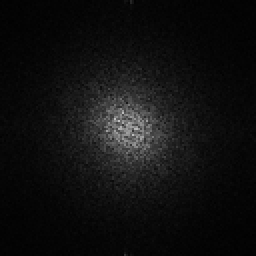
%> input picture MatlabWorkspace5Edition/Chapter 8/sand.png, 128 x 128 px, shrunk from 256 x 256 before the run (shown 2 times larger)
$ octave Chapter8.m   (GNU Octave 9; MATLAB toolbox functions it lacks are replaced by stand-ins)
%> lines starting %> are read from the running program, lines starting %| are printed output that depends on the picture
### MatlabWorkspace5Edition/Chapter 8/normalise_coeffs.m
function normed=normalise_coeffs(pic)
%get size of picture
[rows,cols]=size(pic);
%sum up coefficients
sum=0;
for x=1:cols
    for y=1:rows
        %except d.c.
        if x~=1&&y~=1
           sum=sum+abs(pic(y,x))*abs(pic(y,x));
        end
    end
end
normed=abs(pic)/sqrt(sum);
end

### MatlabWorkspace5Edition/Chapter 8/calc_entropy.m
function entropy=calc_entropy(pic)
%get size of picture
[rows,cols]=size(pic);
%sum up entropy
entropy=0;
for x=1:cols
    for y=1:rows
        if pic(y,x)~=0
            entropy=entropy+pic(y,x)*log(pic(y,x));
        end
    end
end

### MatlabWorkspace5Edition/Chapter 8/calc_inertia.m
function inertia=calc_inertia(pic)
%get size of picture
[rows,cols]=size(pic);
%sum up energy
inertia=0;
for x=1:cols
    for y=1:rows
        inertia=inertia+(x-y)*(x-y)*pic(y,x);
    end
end

### MatlabWorkspace5Edition/Chapter 8/calc_energy.m
function energy=calc_energy(pic)
%get size of picture
[rows,cols]=size(pic);
%sum up energy
energy=0;
for x=1:cols
    for y=1:rows
        energy=energy+pic(y,x)*pic(y,x);
    end
end

### MatlabWorkspace5Edition/Chapter 8/uniform_lbp.m
function codes = uniform_lbp(image, dirs, rad)
%Generate uniform (scale and rotation invariant) LBP codes
%
%  Usage: [new image] = uniform_lbp(image,dist,dirs)
%
%  Parameters:  image - array of points
%               rad  - R in 8.21 (e.g. 2)
%               dirs  - P in 8.21 (e.g. 8)

%get dimensions
[rows,cols]=size(image);
%clear output
codes(1:rows,1:cols)=0;

for x = rad+1:cols-rad-1 %address all columns except border
    for y = rad+1:rows-rad-1 %address all rows except border
        counter=0; %initialise i
        code_p=0;  %and temporary summation
        for theta = 0:2*pi/dirs:2*pi*(1-1/dirs) %angles in radians
            xc=round(x+rad*cos(theta));
            yc=round(y+rad*sin(theta));
            if image(yc,xc)>image(y,x) %eq 8.19
                code_p(counter+1)=1; %generate points
            else
                code_p(counter+1)=0; %point 0
            end
            counter=counter+1; %increment i
        end
        zero_crossings=0; %eq 8.24
        for i=1:counter-1 %now count the zero crossings
            if code_p(i)~=code_p(i+1)
                zero_crossings=zero_crossings+1;
            end
        end %and check start to end transition
        if code_p(1)~=code_p(counter)
            zero_crossings=zero_crossings+1;
        end
        if zero_crossings<3 %eq 8.25
            codes(y,x)=0;
            for i=1:counter %sum up the set bits
                codes(y,x)=codes(y,x)+code_p(i);
            end
        else
            codes(y,x)=9; %defaults to no code
        end
    end
end

### MatlabWorkspace5Edition/Chapter 8/calc_hist.m
function histo=calc_hist(pic)
%to get round Matlab's crap histogram functions for LBP
%get size of picture
[rows,cols]=size(pic);

histo(1:10)=0;
for x=1:cols
    for y=1:rows
        histo(pic(y,x)+1)=histo(pic(y,x)+1)+1;
    end
end


### MatlabWorkspace5Edition/Chapter 8/shift.m
function shifted = shift(image,shift_x,shift_y)
%Shifts an image horizontally and vertically, and wraps round
%
%  Usage: [new image] = shift_y(image,amount x axis, amount y axis)
%
%  Parameters: image      - array of points
%              shift_x    - amount of x shift
%              shift_y    - amount of y shift

%get dimensions
[rows,cols]=size(image);

%and shift it (with side to side and top to bottom wrap around)
for x=1:cols %% along the horizontal axis
    for y=1:rows %% down the vertical axis
        shifted(y,x)=image(mod(y+shift_y-1,rows)+1,mod(x+shift_x-1,cols)+1);
    end
end

### MatlabWorkspace5Edition/Chapter 8/basic_texture.m
function measures=basic_texture(pic)
measures(1:3)=0;
Fpic=fft2(pic);
normFpic=normalise_coeffs(Fpic);
%entropy
measures(1)=calc_entropy(normFpic);
%inertia
measures(2)=calc_inertia(normFpic);
%energy
measures(3)=calc_energy(normFpic);
end


### MatlabWorkspace5Edition/Chapter 8/Chapter8.m
sand=imread('sand.png');
%> sand is the input picture: size 128x128 uint8; min 1, max 196, mean 16
sand=double(sand(:,:,1));
%> sand: size 128x128 double
colormap(gray);
a(1:3,1)=basic_texture(sand);
%> after the loop in normalise_coeffs, `for x=1:cols`: sum = 4.87e+10
%> after the loop in calc_entropy, `for x=1:cols`: entropy = -278.3
%> after the loop in calc_inertia, `for x=1:cols`: inertia = 207692.5
%> after the loop in calc_energy, `for x=1:cols`: energy = 3.83
canvas=imread('canvas.png');
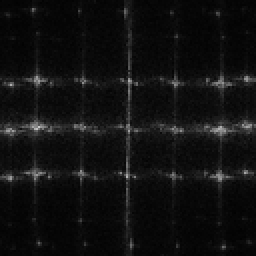
%> input picture MatlabWorkspace5Edition/Chapter 8/canvas.png, 128 x 128 px, shrunk from 256 x 256 before the run (shown 2 times larger)
%> canvas is the input picture: size 128x128 uint8; min 2, max 200, mean 16.5
canvas=double(canvas(:,:,1));
%> canvas: size 128x128 double
a(1:3,2)=basic_texture(canvas);
canvas_detail=imread('canvas_detail.png');
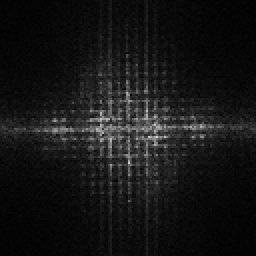
%> input picture MatlabWorkspace5Edition/Chapter 8/canvas_detail.png, 128 x 128 px, shrunk from 256 x 256 before the run (shown 2 times larger)
%> canvas_detail is the input picture: size 128x128 uint8; min 0, max 209, mean 21.9
canvas_detail=double(canvas_detail(:,:,1));
%> canvas_detail: size 128x128 double
a(1:3,3)=basic_texture(canvas_detail);
d=imread('d20.bmp');
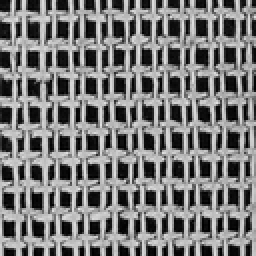
%> input picture MatlabWorkspace5Edition/Chapter 8/d20.bmp, 128 x 128 px, shrunk from 256 x 256 before the run (shown 2 times larger)
%> d is the input picture: size 128x128 uint8; min 0, max 235, mean 121
d=double(d(:,:,1));
%> d: size 128x128 double
au=uniform_lbp(d,8,1);
%> in uniform_lbp, `codes(1:rows,1:cols)=0;`: codes: size 128x128 double; every value is 0
%> after the loop in uniform_lbp, `for x = rad+1:cols-rad-1`: code_p = [1 1 1 0 0 0 1 1]
bu=calc_hist(au);
%> after the loop in calc_hist, `for x=1:cols`: histo = [1812 1735 614 1573 2674 1773 1176 1032 819 3176]
%> bu = [1812 1735 614 1573 2674 1773 1176 1032 819 3176]
cu=uniform_lbp(shift(d,10,10),8,1);
%> after the loop in shift, `for x=1:cols`:
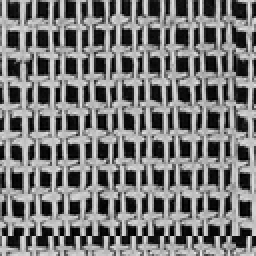
%> shifted: size 128x128 double (shown 2 times larger); min 0, max 235, mean 121; mean of the top-left, top-right, bottom-left and bottom-right quarters 118.6, 114.1, 126.4, 125
%> call 2 of uniform_lbp, with dirs = 8, rad = 1
%> after the loop in uniform_lbp (call 2), `for x = rad+1:cols-rad-1`:
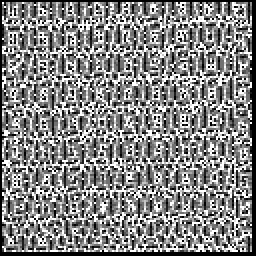
%> codes: size 128x128 double (shown 2 times larger); min 0, max 9, mean 4.69; drawn with min black and max white
%> after the loop in uniform_lbp (call 2), `for x = rad+1:cols-rad-1`: code_p = [1 1 1 1 1 1 0 1]
du=calc_hist(cu);
%> du = [1814 1749 626 1559 2640 1740 1155 1064 829 3208]
eu=bu-du
%> eu = [-2 -14 -12 14 34 33 21 -32 -10 -32]
fu=uniform_lbp(transpose(d),8,1);
%> call 3 of uniform_lbp, with dirs = 8, rad = 1
%> after the loop in uniform_lbp (call 3), `for x = rad+1:cols-rad-1`:
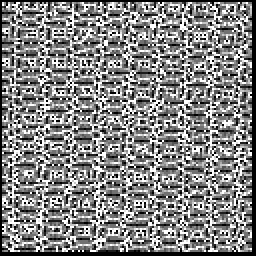
%> codes: size 128x128 double (shown 2 times larger); min 0, max 9, mean 4.68; mean of the top-left, top-right, bottom-left and bottom-right quarters 4.7, 4.7, 4.71, 4.6; drawn with min black and max white
%> after the loop in uniform_lbp (call 3), `for x = rad+1:cols-rad-1`: code_p = [1 1 1 1 1 0 0 0]
gu=calc_hist(fu);
%> gu = [1812 1735 614 1573 2674 1773 1176 1032 819 3176]
hu=bu-gu
%> hu = [0 0 0 0 0 0 0 0 0 0]
iu=uniform_lbp(transpose(shift(d,10,10)),8,1);
%> call 4 of uniform_lbp, with dirs = 8, rad = 1
%> after the loop in uniform_lbp (call 4), `for x = rad+1:cols-rad-1`:
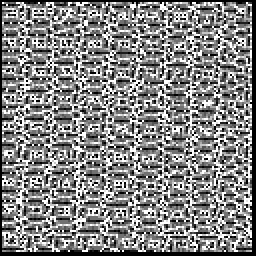
%> codes: size 128x128 double (shown 2 times larger); min 0, max 9, mean 4.69; mean of the top-left, top-right, bottom-left and bottom-right quarters 4.72, 4.66, 4.69, 4.69; drawn with min black and max white
%> after the loop in uniform_lbp (call 4), `for x = rad+1:cols-rad-1`: code_p = [1 1 1 1 0 1 1 1]
ju=calc_hist(iu);
%> ju = [1814 1749 626 1559 2640 1740 1155 1064 829 3208]
ku=bu-ju
%> ku = [-2 -14 -12 14 34 33 21 -32 -10 -32]
